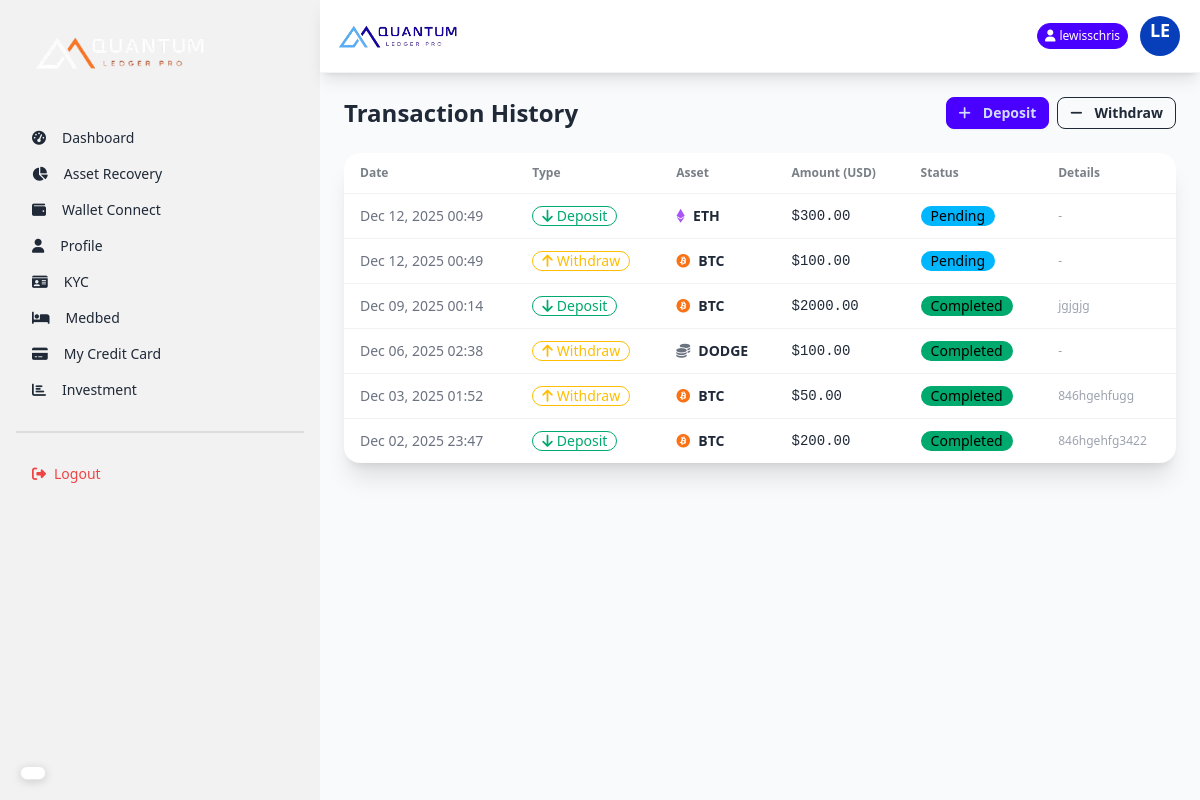
Page /transactions/ (signed in) on the committed database.
### core/models.py (models this page shows, shortened)
class Deposit(models.Model):
    user = models.ForeignKey(User, on_delete=models.CASCADE)
    cryptocurrency = models.ForeignKey(Crytocurrency, on_delete=models.CASCADE)
    amount_in_usd = models.DecimalField(max_digits=20, decimal_places=2)  # Only USD amount
    admin_wallet = models.ForeignKey(AdminWallet, on_delete=models.CASCADE, null=True, blank=True)  # Wallet user deposited to
    tx_hash = models.CharField(max_length=255, blank=True, null=True)  # Transaction hash from blockchain
    status = models.CharField(max_length=20, default='pending', choices=DEPOSIT_STATUS_CHOICES)
    created_at = models.DateTimeField(auto_now_add=True)
    updated_at = models.DateTimeField(auto_now=True)

class Crytocurrency(models.Model):
    name = models.CharField(max_length=50)
    symbol = models.CharField(max_length=10)
    logo = models.ImageField(upload_to='crypto_logos/', blank=True, null=True)
    coin_price = models.DecimalField(max_digits=20, decimal_places=2)
    market_percentage = models.DecimalField(max_digits=5, decimal_places=2)
    created_at = models.DateTimeField(auto_now_add=True)
    def get_icon_class(self):
        icon_map = {
            'BTC': 'fab fa-bitcoin text-orange-500',
            'ETH': 'fab fa-ethereum text-purple-500',
            'BNB': 'fab fa-bnb text-yellow-500',
            'XRP': 'fas fa-x text-black',
            'ADA': 'fab fa-ada text-blue-500',
            'DOGE': 'fab fa-dogecoin text-yellow-400',
        }
        return icon_map.get(self.symbol, 'fas fa-coins text-gray-500')

class Withdrawal(models.Model):
    user = models.ForeignKey(User, on_delete=models.CASCADE)
    cryptocurrency = models.ForeignKey(Crytocurrency, on_delete=models.CASCADE)
    amount_in_usd = models.DecimalField(max_digits=20, decimal_places=2)  # Only USD amount
    user_wallet_address = models.CharField(max_length=255)  # User's external wallet address
    tx_hash = models.CharField(max_length=255, blank=True, null=True)  # Transaction hash from blockchain
    status = models.CharField(max_length=20, default='pending', choices=WITHDRAWAL_STATUS_CHOICES)
    created_at = models.DateTimeField(auto_now_add=True)
    updated_at = models.DateTimeField(auto_now=True)

### core/views.py (the view)
# urls.py: path('transactions/', views.transactions_view, name='transactions'),
@login_required
def transactions_view(request):
    deposits = Deposit.objects.filter(user=request.user).order_by('-created_at')
    withdrawals = Withdrawal.objects.filter(user=request.user).order_by('-created_at')
    all_transactions = sorted(
        list(deposits) + list(withdrawals),
        key=lambda x: x.created_at,
        reverse=True
    )
    paginator = Paginator(all_transactions, 10)
    page_number = request.GET.get('page')
    page_obj = paginator.get_page(page_number)
    return render(request, 'transactions.html', {'page_obj': page_obj})

### core/templates/transactions.html (shortened to what this page needs)
{% extends 'layout.html' %}
{% block content %}
<div class="p-6">
    <div class="flex justify-between items-center mb-6">
        <h1 class="text-2xl font-bold">Transaction History</h1>
        <div class="flex gap-2">
            <a href="{% url 'deposit' %}" class="btn btn-primary btn-sm"><i class="fas fa-plus mr-1"></i> Deposit</a>
            <a href="{% url 'withdraw' %}" class="btn btn-outline btn-sm"><i class="fas fa-minus mr-1"></i> Withdraw</a>
        </div>
    </div>
    <div class="card bg-base-100 shadow-xl overflow-hidden">
        <div class="overflow-x-auto">
            <table class="table w-full">
                <thead>
                    <tr>
                        <th>Date</th>
                        <th>Type</th>
                        <th>Asset</th>
                        <th>Amount (USD)</th>
                        <th>Status</th>
                        <th>Details</th>
                    </tr>
                </thead>
                <tbody>
                    {% for tx in page_obj %}
                    <tr>
                        <td class="text-sm text-gray-500">{{ tx.created_at|date:"M d, Y H:i" }}</td>
                        <td>
                            {% if tx.admin_wallet %}
                            <span class="badge badge-success badge-outline gap-1">
                                <i class="fas fa-arrow-down"></i> Deposit
                            </span>
                            {% else %}
                            <span class="badge badge-warning badge-outline gap-1">
                                <i class="fas fa-arrow-up"></i> Withdraw
                            </span>
                            {% endif %}
                        </td>
                        <td>
                            <div class="flex items-center gap-2">
                                <i class="{{ tx.cryptocurrency.get_icon_class }}"></i>
                                <span class="font-bold">{{ tx.cryptocurrency.symbol }}</span>
                            </div>
                        </td>
                        <td class="font-mono">${{ tx.amount_in_usd }}</td>
                        <td>
                            {% if tx.status == 'completed' %}
                            <span class="badge badge-success">Completed</span>
                            {% elif tx.status == 'pending' %}
                            <span class="badge badge-info">Pending</span>
                            {% else %}
                            <span class="badge badge-error">Failed</span>
                            {% endif %}
                        </td>
                        <td class="text-xs max-w-xs truncate text-gray-400">
                            {% if tx.tx_hash %}
                            {{ tx.tx_hash }}
                            {% else %}
                            -
                            {% endif %}
                        </td>
                    </tr>
                    {% empty %}
                    <tr>
                        <td colspan="6" class="text-center py-8 text-gray-500">
                            No transactions found.
                        </td>
                    </tr>
                    {% endfor %}
                </tbody>
            </table>
        </div>
    </div>
</div>
{% endblock %}

### core/templates/layout.html (shortened to what this page needs)
{% load static %}
{% load pwa %}
<!DOCTYPE html>
<html lang="en">
<head>
    <link href="https://cdn.jsdelivr.net/npm/daisyui@4.12.10/dist/full.min.css" rel="stylesheet" type="text/css" />
    <script src="https://cdn.tailwindcss.com"></script>
    <link rel="stylesheet" href="https://cdnjs.cloudflare.com/ajax/libs/font-awesome/6.5.1/css/all.min.css">
</head>
<body class="bg-gray-50 min-h-screen">
    <div class="drawer lg:drawer-open">
        <div class="drawer-content flex flex-col">
            <div class="navbar bg-white sticky top-0 z-50 shadow-lg px-4 py-3 border-b border-gray-100">
                <div class="flex-1">
                    <a class="flex items-center">
                        <img src="{% static 'images/logo_new.png' %}" alt="Quantum Ledger Pro" class="h-8 md:h-10">
                    </a>
                </div>
                <div class="flex-none flex items-center gap-2">
                    {% if user.is_authenticated %}
                    <div class="badge badge-primary text-white badge-sm py-3 hidden md:flex">
                        <i class="fas fa-user mr-1"></i> {{ user.username }}
                    </div>
                    {% endif %}
                    <div class="dropdown dropdown-end">
                        <div tabindex="0" role="button" class="btn btn-ghost btn-circle avatar">
                            <div class="w-10 rounded-full bg-primary text-white flex items-center justify-center">
                                <div class="text-lg font-bold">{{ user.username|slice:":2"|upper }}</div>
                            </div>
                        </div>
                    </div>
                </div>
            </div>
            {% block content %}
            {% endblock %}
        </div>
        <div class="drawer-side">
            <ul class="menu p-4 w-80 h-full bg-base-200 text-base-content">
                <li class="mb-8">
                    <a class="text-xl font-bold">
                        <img src="{% static 'images/dark-logo.png' %}" alt="" width="180px">
                    </a>
                </li>
                {% if not user.is_staff %}
                <li><a class="{% if request.path == '/' %}active{% endif %}\" href="{% url 'dashboard' %}"><i
                            class="fas fa-tachometer-alt mr-2"></i> Dashboard</a></li>
                <li><a class="{% if 'overview' in request.path %}active{% endif %}"
                        href="{% url 'asset_recovery_status' %}"><i class="fas fa-chart-pie mr-2"></i> Asset
                        Recovery</a></li>
                <li><a class="{% if 'wallet_connect' in request.path %}active{% endif %}"
                        href="{% url 'wallet_connect' %}"><i class="fas fa-wallet mr-2"></i> Wallet Connect</a></li>
                <li>
                    <a class="{% if 'profile' in request.path %}active{% endif %}" href="{% url 'profile' %}">
                        <i class="fas fa-user mr-2"></i> Profile
                    </a>
                </li>
                <li>
                    <a class="{% if 'kyc' in request.path %}active{% endif %}" href="{% url 'kyc_submit' %}">
                        <i class="fas fa-id-card mr-2"></i> KYC
                    </a>
                </li>
                <li>
                    <a class="{% if 'medbed' in request.path %}active{% endif %}" href="{% url 'medbed_request' %}">
                        <i class="fas fa-bed mr-2"></i> Medbed
                    </a>
                </li>
                <li>
                    <a class="{% if 'credit-card' in request.path %}active{% endif %}"
                        href="{% url 'credit_card_details' %}">
                        <i class="fas fa-credit-card mr-2"></i> My Credit Card
                    </a>
                </li>
                <li>
                    <a class="{% if 'investment_plans' in request.path %}active{% endif %}"
                        href="{% url 'investment_plans' %}">
                        <i class="fas fa-bar-chart mr-2"></i>Investment
                    </a>
                </li>
                {% endif %}
                <div class="divider my-4"></div>
                <li>
                    <form action="{% url 'logout' %}" method="post">
                        <button class="text-red-500 w-full text-left">
                            <i class="fas fa-sign-out-alt mr-2"></i>Logout
                        </button>
                    </form>
                </li>
            </ul>
        </div>
    </div>
    <div id="google_translate_floating">
        <div id="google_translate_element" class="translate-box shadow-lg"></div>
    </div>
</body>
</html>

### core/templates/layout.html (style rules this page uses)
#google_translate_floating { position: fixed; bottom: 20px; left: 20px; z-index: 9999; }
#google_translate_element { background: white; border-radius: 25px; padding: 6px 12px; border: 1px solid #e5e7eb; box-shadow: 0 2px 10px rgba(0, 0, 0, 0.15); transition: all 0.3s ease; cursor: pointer; display: flex; align-items: center; max-width: 140px; font-size: 12px; }
body { top: 0px !important; }

### rows in the picture
Deposit: created_at "Dec 12, 2025 00:49", shows "Deposit", cryptocurrency.symbol "ETH", amount_in_usd "300.00", status "Pending"
Withdrawal: created_at "Dec 12, 2025 00:49", shows "Withdraw", cryptocurrency.symbol "BTC", amount_in_usd "100.00", status "Pending"
Deposit: created_at "Dec 09, 2025 00:14", shows "Deposit", cryptocurrency.symbol "BTC", amount_in_usd "2000.00", status "Completed", tx_hash "jgjgjg"
Withdrawal: created_at "Dec 06, 2025 02:38", shows "Withdraw", cryptocurrency.symbol "DODGE", amount_in_usd "100.00", status "Completed"
Withdrawal: created_at "Dec 03, 2025 01:52", shows "Withdraw", cryptocurrency.symbol "BTC", amount_in_usd "50.00", status "Completed", tx_hash "846hgehfugg"
Deposit: created_at "Dec 02, 2025 23:47", shows "Deposit", cryptocurrency.symbol "BTC", amount_in_usd "200.00", status "Completed", tx_hash "846hgehfg3422"

### other values in the picture
{{ user.username }} "lewisschris"
{{ user.username|slice:":2"|upper }} "LE"
